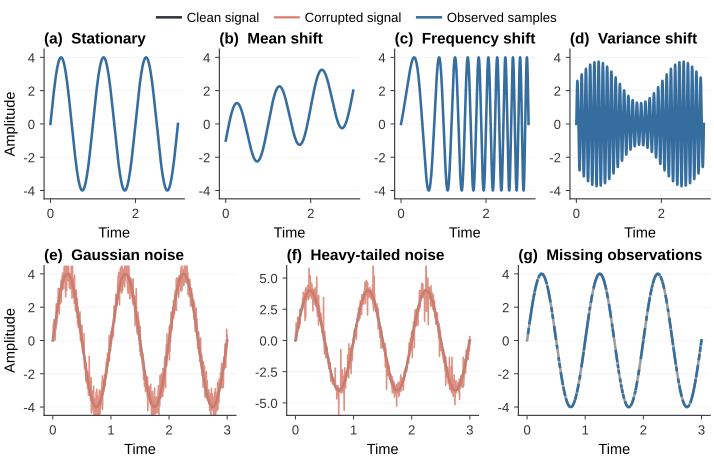

Write Python code to recreate this figure.
import numpy as np
import matplotlib
matplotlib.use("Agg")
import matplotlib.pyplot as plt
import matplotlib.gridspec as gridspec
from matplotlib.lines import Line2D

from tkde_style import PALETTE, apply_tkde_style, panel_title, save_figure, style_axis

apply_tkde_style()
plt.rcParams.update({
    "font.family": "sans-serif",
    "font.size": 10.5,
    "axes.labelsize": 11.0,
    "axes.titlesize": 11.0,
    "xtick.labelsize": 9.5,
    "ytick.labelsize": 9.5,
    "legend.fontsize": 9.5,
    "lines.linewidth": 1.9,
    "svg.fonttype": "none",
    "pdf.fonttype": 42,
})
EXPORT_FORMATS = (".pdf",)

# ==========================================
# 2. Data generation
# ==========================================
np.random.seed(42)  # fix the seed for reproducibility
t = np.linspace(0, 3, 1000)  # time axis in seconds

# --- Base signal parameters ---
freq = 1.0  # base frequency, 1 Hz

# --- Four signal regimes ---
# 1. Stationary (Periodic)
y_stationary = 4 * np.sin(2 * np.pi * freq * t)

# 2. Non-stationary Mean (Trend)
# Linear trend + sinusoid
y_trend = 0.5 * t * 2 + 2 * np.sin(2 * np.pi * freq * t) - 1

# 3. Non-stationary Frequency (Chirp)
# Frequency increases linearly with time: f(t) = f0 + k*t
f0 = 0.5
k = 2.0
phase = 2 * np.pi * (f0 * t + 0.5 * k * t**2)
y_chirp = 4 * np.sin(phase)

# 4. Non-stationary Variance (AM - Amplitude Modulation)
# Carrier times envelope
carrier_freq = 10.0
mod_freq = 0.5
envelope = 1 + 0.5 * np.sin(2 * np.pi * mod_freq * t)
y_am = 2.5 * envelope * np.sin(2 * np.pi * carrier_freq * t)

# --- Three noise profiles ---
# Base signal used to illustrate the noise
y_base = y_stationary.copy()

# 1. Gaussian Noise (Aleatoric)
noise_gaussian = np.random.normal(0, 0.5, size=t.shape)
y_gaussian = y_base + noise_gaussian

# 2. Heavy-tail Noise (Student-t)
# Student-t distribution (df=2.5) to simulate extreme values
noise_heavy = np.random.standard_t(df=2.5, size=t.shape) * 0.3
y_heavy = y_base + noise_heavy

# 3. Missing Values (Failures)
# Randomly mask 40% of the data
mask = np.random.choice([0, 1], size=t.shape, p=[0.4, 0.6])
y_missing = y_base.copy()
y_missing[mask == 0] = np.nan  # set to NaN so matplotlib breaks the line

# ==========================================
# 3. Plotting
# ==========================================
fig = plt.figure(figsize=(7.16, 4.65), constrained_layout=True)

# Use GridSpec for a two-row layout
# Height ratio 1:1; hspace slightly increased
gs = gridspec.GridSpec(2, 1, height_ratios=[1, 1], hspace=0.28, figure=fig)

# --- Row 1: four signal regimes ---
gs_row1 = gridspec.GridSpecFromSubplotSpec(1, 4, subplot_spec=gs[0], wspace=0.08)
regime_titles = ["Stationary", "Mean shift", "Frequency shift", "Variance shift"]
regime_data = [y_stationary, y_trend, y_chirp, y_am]

for i in range(4):
    ax = fig.add_subplot(gs_row1[0, i])
    ax.plot(t, regime_data[i], color=PALETTE['ours'], lw=1.85)
    panel_title(ax, f"({chr(97+i)})", regime_titles[i])
    ax.set_xlabel("Time", fontsize=10.5)
    if i == 0:
        ax.set_ylabel("Amplitude", fontsize=10.5)
    ax.tick_params(axis='both', labelsize=9.5)
    style_axis(ax)
    ax.set_ylim(-4.5, 4.5)

# --- Row 2: three noise profiles ---
gs_row2 = gridspec.GridSpecFromSubplotSpec(1, 3, subplot_spec=gs[1], wspace=0.08)
noise_titles = ["Gaussian noise", "Heavy-tailed noise", "Missing observations"]

# Prepare plotting data (clean, noisy)
noise_plot_data = [
    (y_base, y_gaussian),
    (y_base, y_heavy),
    (y_base, y_missing)
]

for i in range(3):
    ax = fig.add_subplot(gs_row2[0, i])
    clean_sig, noisy_sig = noise_plot_data[i]
    
    # Special handling for the legend and rendering of missing values
    if i == 2:
        # Light line: complete original signal
        ax.plot(t, y_base, color=PALETTE['dark'], alpha=0.48, lw=1.85, label='Clean signal')
        # Dark line: observed values
        ax.plot(t, noisy_sig, color=PALETTE['ours'], lw=1.85, label='Observed signal')
    else:
        # For the first two, plot the clean and the corrupted signal
        ax.plot(t, clean_sig, color=PALETTE['dark'], alpha=0.58, lw=1.85, label='Clean signal')
        ax.plot(t, noisy_sig, color=PALETTE['baseline'], alpha=0.82, lw=1.15, label='Corrupted signal')
    
    panel_title(ax, f"({chr(101+i)})", noise_titles[i])
    ax.set_xlabel("Time", fontsize=10.5)
    if i == 0:
        ax.set_ylabel("Amplitude", fontsize=10.5)
    ax.tick_params(axis='both', labelsize=9.5)
    style_axis(ax)
    
    # Widen the y-range for heavy tails so spikes are visible without overstating them
    if i == 1:
        ax.set_ylim(-6, 6)
    else:
        ax.set_ylim(-4.5, 4.5)

legend_handles = [
    Line2D([0], [0], color=PALETTE['dark'], lw=1.8, label='Clean signal'),
    Line2D([0], [0], color=PALETTE['baseline'], lw=1.5, label='Corrupted signal'),
    Line2D([0], [0], color=PALETTE['ours'], lw=1.8, label='Observed samples'),
]
fig.legend(
    handles=legend_handles,
    loc='outside upper center',
    ncol=3,
    fontsize=9.5,
    frameon=False,
    handlelength=1.8,
    columnspacing=1.2,
    handletextpad=0.45,
)
save_figure(fig, 'signal_noise_def.pdf', formats=EXPORT_FORMATS, dpi=600)
